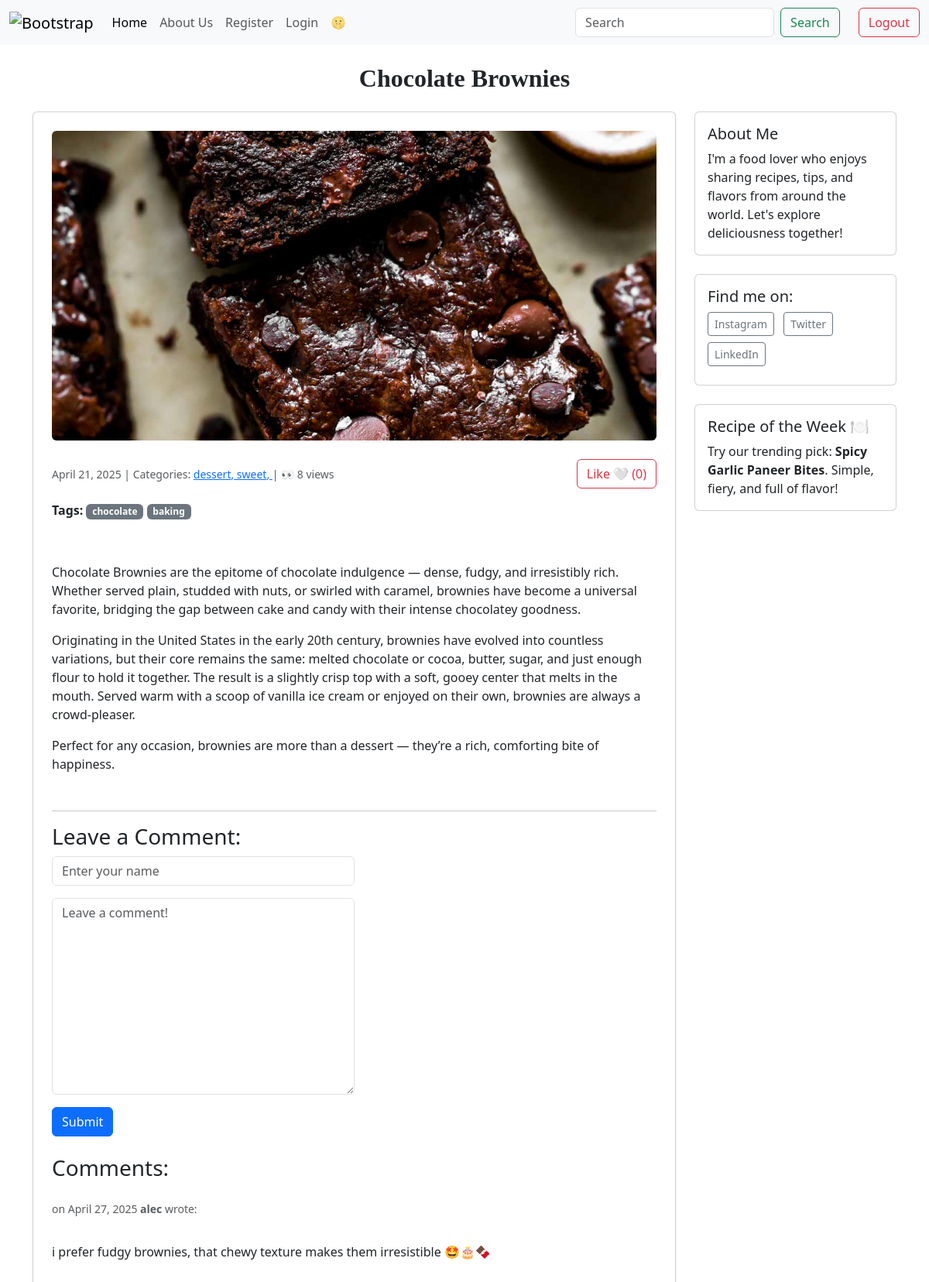
/post/16/ (signed in), run on the app's committed database.
### blogapp/models.py (models this page shows, shortened)
class Post(models.Model):
    title = models.CharField(max_length=255)
    body = models.TextField(default='nada')
    created_on = models.DateTimeField(auto_now_add=True)
    last_modified = models.DateTimeField(auto_now=True)
    categories = models.ManyToManyField("Category", related_name="posts")
    image = models.ImageField(upload_to='post_images/', blank=True, null=True)
    likes = models.ManyToManyField(User, related_name='post_likes', blank=True)
    tags = models.ManyToManyField('Tag', blank=True, related_name='posts')
    def total_likes(self):
        return self.likes.count()
    @property
    def total_views(self):
        return self.postview_set.count() #postview_set is Django’s default reverse relation

class Category(models.Model):
    name = models.CharField(max_length=30)
    class Meta:
        verbose_name_plural = 'Categories'

class Tag(models.Model):
    name = models.CharField(max_length=20)

class Comment(models.Model):
    author = models.CharField(max_length=20)
    body = models.TextField()
    created_on = models.DateTimeField(auto_now_add=True)
    post = models.ForeignKey("Post", on_delete=models.CASCADE)

### blogapp/views.py (the view, shortened to what this page needs)
# urls.py: path("post/<int:pk>/", views.blog_detail, name="blog_detail"),
def blog_detail(request, pk):
    post = Post.objects.get(pk=pk)
    form = CommentForm()
    if request.user.is_authenticated:
        PostView.objects.create(user=request.user, post=post)
    comments = Comment.objects.filter(post=post)
    context = {
        "post": post,
        "comments": comments,
        "form": CommentForm(),
    }
    return render(request, "blogapp/detail.html", context)

### blogapp/forms.py
class CommentForm(forms.Form):
    author = forms.CharField(
        max_length=35,
        widget = forms.TextInput(
            attrs={"class": "form-control", "placeholder": "Enter your name"}
        ),
    )
    body = forms.CharField(
        widget=forms.Textarea(
            attrs={'class':'form-control', "placeholder":"Leave a comment!"}
        ),
    )

### blogapp/templates/blogapp/detail.html (shortened to what this page needs)
{% extends "blogapp/index.html" %}
{% load widget_tweaks %}
    {% block page_title %}
    <div class="text-center my-4">
     <h2 style="font-family: 'Javanese Text', serif; font-weight: bold;"> {{post.title }} </h2>
    </div>
    {% endblock page_title %}
    {% block page_content %}
    <div class="container mt-4">
        <div class="row">
            <div class="col-md-9">
                <div class="card p-4 shadow-sm">
                    <img src="{{ post.image.url }}" class="card-img-top mb-4 rounded" alt="{{post.title}}" style="max-height: 400px; object-fit: cover;">
                    <div class="d-flex align-items-center justify-content-between mb-3">
                        <small class="text-muted">
                            {{ post.created_on.date}} | Categories:
                            {% for category in post.categories.all %}
                                <a href="{% url 'blog_category' category.name %}">
                                    {{ category.name }},
                                </a>
                            {% endfor %}
                            | 👀 {{post.total_views}} views
                        </small>
                        <form action="{% url 'like_post' post.pk %}" method="POST">
                            {% if user in post.likes.all %}
                                <button type="submit" class="btn btn-danger">Unlike ❤️ ({{ post.total_likes }})</button>
                            {% else %}
                                <button type="submit" class="btn btn-outline-danger">Like 🤍 ({{ post.total_likes }})</button>
                            {% endif %}
                        </form>
                    </div>
                    <p><strong>Tags:</strong>
                        {% for tag in post.tags.all %}
                            <span class="badge bg-secondary">{{ tag.name }}</span>
                        {% empty %}
                            No tags.
                        {% endfor %}
                    </p>
                    <p class="mb-4 mt-3"> {{ post.body | linebreaks }}</p>
                    <hr>
                    <h3> Leave a Comment:</h3>
                    <form method="post" class="mb-4">
                        <div class='mb-3 w-50'>
                            {{form.author|add_class:"form_control"}}
                        </div>
                        <div class='mb-3 w-50'>
                            {{form.body|add_class:"form_control"}}
                        </div>
                        <button type="submit" class="btn btn-primary">Submit</button>
                    </form>
                    <h3>Comments: </h3>
                    {% for comment in comments %}
                    <p class="mt-3">
                        <small class="text-muted">
                        on {{comment.created_on.date}} <b> {{comment.author}}</b> wrote:
                        </small>
                    </p>
                    <p>
                        {{comment.body | linebreaks}}
                    </p>
                    {% endfor %}
                </div>
            </div>
             <div class="col-md-3">
                {% include "partials/sidebar.html" %}
             </div>
        </div>
    </div>
    {% endblock page_content %}

### data on the page
Post: title "Chocolate Brownies", image (picture), created_on "April 21, 2025", total_views "8", total_likes "0", body "Chocolate Brownies are the epitome of chocolate indulgence — dense, fudgy, and irresistibly rich. Whether served plain, studded with nuts, or swirled with caramel, brownies have become a universal favorite, bridging the gap between cake and candy with their intense chocolatey goodness. Originating in the United States in the early 20th century, brownies have evolved into countless variations, but their core remains the same: melted chocolate or cocoa, butter, sugar, and just enough flour to hold it together. The result is a slightly crisp top with a soft, gooey center that melts in the mouth. Served warm with a scoop of vanilla ice cream or enjoyed on their own, brownies are always a…"
Category: name "dessert"
Category: name "sweet"
Tag: name "chocolate"
Tag: name "baking"
Comment: created_on "April 27, 2025", author "alec", body "i prefer fudgy brownies, that chewy texture makes them irresistible 🤩🎂🍫"
